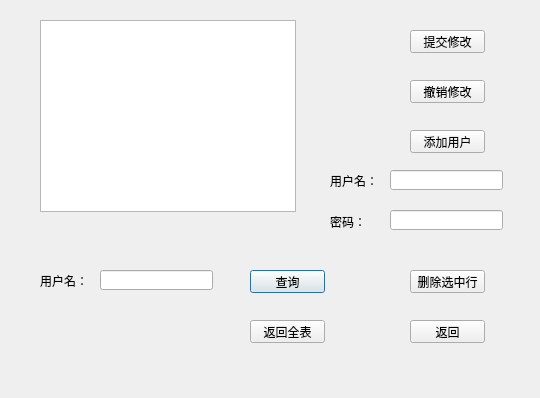
<?xml version="1.0" encoding="UTF-8"?>
<ui version="4.0">
 <class>yonghucaozuo</class>
 <widget class="QDialog" name="yonghucaozuo">
  <property name="geometry">
   <rect>
    <x>0</x>
    <y>0</y>
    <width>540</width>
    <height>398</height>
   </rect>
  </property>
  <property name="windowTitle">
   <string>Dialog</string>
  </property>
  <widget class="QTableView" name="tableView">
   <property name="geometry">
    <rect>
     <x>40</x>
     <y>20</y>
     <width>256</width>
     <height>192</height>
    </rect>
   </property>
  </widget>
  <widget class="QLabel" name="label">
   <property name="geometry">
    <rect>
     <x>40</x>
     <y>270</y>
     <width>51</width>
     <height>21</height>
    </rect>
   </property>
   <property name="text">
    <string>用户名：</string>
   </property>
  </widget>
  <widget class="QLineEdit" name="lineEdit">
   <property name="geometry">
    <rect>
     <x>100</x>
     <y>270</y>
     <width>113</width>
     <height>20</height>
    </rect>
   </property>
  </widget>
  <widget class="QPushButton" name="pushButton">
   <property name="geometry">
    <rect>
     <x>250</x>
     <y>270</y>
     <width>75</width>
     <height>23</height>
    </rect>
   </property>
   <property name="text">
    <string>查询</string>
   </property>
  </widget>
  <widget class="QPushButton" name="pushButton_2">
   <property name="geometry">
    <rect>
     <x>250</x>
     <y>320</y>
     <width>75</width>
     <height>23</height>
    </rect>
   </property>
   <property name="text">
    <string>返回全表</string>
   </property>
  </widget>
  <widget class="QPushButton" name="pushButton_3">
   <property name="geometry">
    <rect>
     <x>410</x>
     <y>30</y>
     <width>75</width>
     <height>23</height>
    </rect>
   </property>
   <property name="text">
    <string>提交修改</string>
   </property>
  </widget>
  <widget class="QPushButton" name="pushButton_4">
   <property name="geometry">
    <rect>
     <x>410</x>
     <y>80</y>
     <width>75</width>
     <height>23</height>
    </rect>
   </property>
   <property name="text">
    <string>撤销修改</string>
   </property>
  </widget>
  <widget class="QPushButton" name="pushButton_5">
   <property name="geometry">
    <rect>
     <x>410</x>
     <y>130</y>
     <width>75</width>
     <height>23</height>
    </rect>
   </property>
   <property name="text">
    <string>添加用户</string>
   </property>
  </widget>
  <widget class="QPushButton" name="pushButton_6">
   <property name="geometry">
    <rect>
     <x>410</x>
     <y>270</y>
     <width>75</width>
     <height>23</height>
    </rect>
   </property>
   <property name="text">
    <string>删除选中行</string>
   </property>
  </widget>
  <widget class="QLineEdit" name="lineEdit_2">
   <property name="geometry">
    <rect>
     <x>390</x>
     <y>170</y>
     <width>113</width>
     <height>20</height>
    </rect>
   </property>
  </widget>
  <widget class="QLineEdit" name="lineEdit_3">
   <property name="geometry">
    <rect>
     <x>390</x>
     <y>210</y>
     <width>113</width>
     <height>20</height>
    </rect>
   </property>
  </widget>
  <widget class="QLabel" name="label_2">
   <property name="geometry">
    <rect>
     <x>330</x>
     <y>170</y>
     <width>54</width>
     <height>21</height>
    </rect>
   </property>
   <property name="text">
    <string>用户名：</string>
   </property>
  </widget>
  <widget class="QLabel" name="label_3">
   <property name="geometry">
    <rect>
     <x>330</x>
     <y>211</y>
     <width>54</width>
     <height>21</height>
    </rect>
   </property>
   <property name="text">
    <string>密码：</string>
   </property>
  </widget>
  <widget class="QPushButton" name="pushButton_7">
   <property name="geometry">
    <rect>
     <x>410</x>
     <y>320</y>
     <width>75</width>
     <height>23</height>
    </rect>
   </property>
   <property name="text">
    <string>返回</string>
   </property>
  </widget>
 </widget>
 <resources/>
 <connections/>
</ui>
